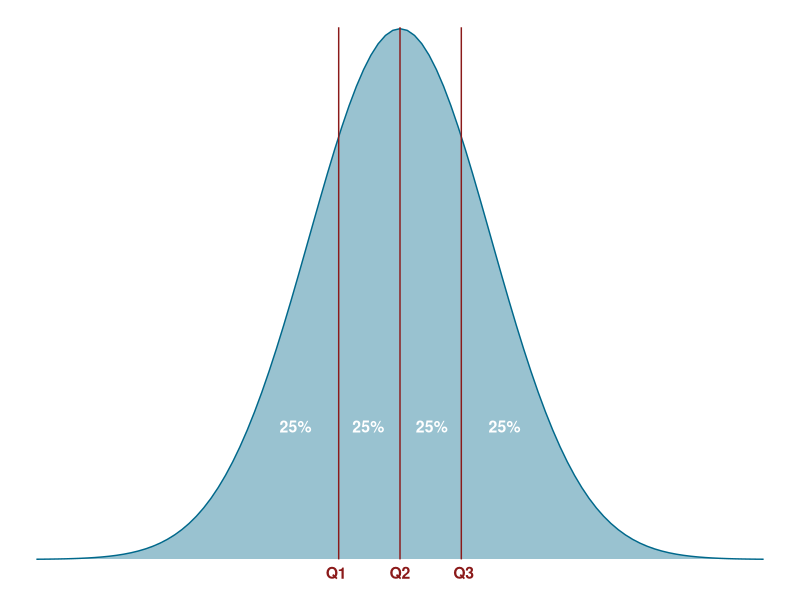

Write R code to recreate this figure. (Note: this script raises an error after producing the figure.)
## ---- chunk 1
library(dplyr)
library(tibble)
library(forcats)
library(ggplot2)
## ---- chunk 2
# cria um conjunto de idades (anos)
idade <- c(45, 10, 12, 27, 32, 18, 30)
# cria um conjunto de pesos (kg)
peso  <- c(70,  6,  8, 66, 72, 68, NA)

df <- tibble(idade, peso)
## ---- chunk 3
# calcula a média aritmética da idade num vetor
mean(idade)
## ---- chunk 4
# calcula a média do peso, sem retirar os NA (o R não consegue calcular)
mean(peso)
## ---- chunk 5
# calcula a média do peso, retirando os NA
mean(peso, na.rm = TRUE)
## ---- chunk 6
# calcula a média do peso, retirando os NA, usando a tibble criada
mean(df$peso, na.rm = TRUE)
## ---- chunk 7
# a função min calcular o valor mínimo do conjunto numérico indicado como argumento
min(df$idade)
## ---- chunk 8
# a função max calcular o  o valor máximo do conjunto numérico indicado como argumento
max(df$idade)
## ---- chunk 9
ggplot(NULL, aes(c(-4,+4))) + 
  geom_density(stat = "function", 
        fun = dnorm, 
        args = list(mean = 0, sd = 1), 
        col="deepskyblue4", 
        fill = "deepskyblue4", 
        alpha=0.4, 
        xlim = c(-4,+4)) + 
  geom_segment(aes(x =  c(-0.6744898, 0, 0.6744898), y = 0, xend =  c(-0.6744898, 0, 0.6744898), yend = 0.4), colour = "firebrick4") +
  annotate("text", 
           x =   c( -0.7, 0,    0.7), 
           y =   c( -0.01, -0.01, -0.01), 
           label = c("Q1", "Q2", "Q3"),
           color = "firebrick4",
           size=4 , 
           angle=0, 
           fontface="bold") +
   annotate("text", 
            x =     c( -1.15, -0.35,   0.35,   1.15), 
            y =     c( 0.1,    0.1,    0.1,    0.1), 
            label = c("25%",  "25%",  "25%",  "25%") , 
            color="white", 
            size=4 , 
            angle=0, 
            fontface="bold") +
    theme_void() 
## ---- chunk 10
# calcula os quartis 25% (1º), 50% (2º) e 75% (3º)
quantile(df$idade)
## ---- chunk 11
quantile(df$idade, 0.25)
## ---- chunk 12
quantile(df$idade, 0.10)
## ---- chunk 13
quantile(df$peso, 0.25, na.rm = TRUE)
## ---- chunk 14
# a função range retornao valor mínimo e máximo do conjunto numérico indicado como argumento
range(df$idade)
## ---- chunk 15
# a função diff calcula a diferença entre os valores indicados como argumentos, nesse caso, a amplitude (máximo - mínimo) da idade
diff(range(df$idade))
## ---- chunk 16
# calcula a amplitude interquartil
IQR(df$idade)
## ---- chunk 17
# criando um vetor de dados distribuidos de frorma normal com 100 elementos
set.seed(1)
n=100
x <- rnorm(n)
## ---- chunk 18
# Calculando a variância com a correção de bessel
# Ou seja, calculando a estimativa do variância da população a partir de uma amostra
 var(x) 

# Calculando a variância sem a correção de bessel
# nesse caso precisamos multiplicar o resultado por (n-1)/n
var(x) * ((n-1)/n)
## ---- chunk 19
# Calculando o desvio padrão com a correção de bessel
# Ou seja, calculando a estimativa do desvio da população a partir de uma amostra
sd(x) 

# calculando o desvio padrão sem a correção de bessel
# nesse caso precisamos multiplicar o resultado por sqrt((n-1)/n)
 sd(x) * sqrt((n-1)/n) # população
## ---- chunk 20
by(data =  mtcars, INDICES =  mtcars$am, FUN =   summary)
## ---- chunk 21
by(mtcars, mtcars$am, summary)
## ---- chunk 22
knitr::include_graphics("images/mtcars.png")
## ---- chunk 23
str(mtcars)
## ---- chunk 24
summary(mtcars)
## ---- chunk 25
mtcars$cyl  <- as.factor(mtcars$cyl)
mtcars$am   <- as.factor(mtcars$am)
mtcars$vs   <- as.factor(mtcars$vs)
mtcars$gear <- as.factor(mtcars$gear)
mtcars$carb <- as.factor(mtcars$carb)
## ---- chunk 26
summary(mtcars)
## ---- chunk 27
# Criando o data frame com 15 pacientes
df <- tibble(paciente = 1:15,
             exercicio = c("Sedentário", "Moderado", "Intenso", 
                           "Moderado", "Sedentário", "Intenso", 
                           "Sedentário", "Moderado", "Intenso", 
                           "Moderado", "Sedentário", "Intenso", 
                           "Sedentário", "Moderado", "Intenso"),
             nivel_glicose = c(150, 130, 110, 140, 160, 100, 
                               155, 135, 115, 145, 165, 105, 
                               158, 138, 112))

df
## ---- chunk 28
# Usando group_by() para calcular a média dos níveis de glicose por grupo de exercício
result_exercicio <- df |>
  group_by(exercicio) |>
  summarise(mean_glicose = mean(nivel_glicose))

result_exercicio
## ---- chunk 29
# Carregar o dataset mtcars
data(mtcars)

# Estratificar os dados segundo a variável "am" e calcular estatísticas resumidas
mtcars_analysis <- mtcars |>
  group_by(am) |>
  summarise(mean_mpg = mean(mpg),          # Média de milhas por galão
            mean_hp = mean(hp),            # Média de potência
            mean_wt = mean(wt),            # Média de peso
            mean_qsec = mean(qsec),        # Média de tempo no quarto de milha
            count = n())                   # Contagem de carros em cada grupo

# Exibir o resultado
mtcars_analysis
## ---- chunk 30
knitr::include_graphics(rep("images/cut1.png", 1))
## ---- chunk 31
knitr::include_graphics(rep("images/cut2.png", 1))
## ---- chunk 32
data(mpg) # carregando o dataset mpg na memória
mpg$cty_cat <- cut(mpg$cty,
                   breaks=c(-Inf, 15, 20, Inf),
                   labels=c("0","1", "2"))
## ---- chunk 33
class(mpg$cty_cat)
## ---- chunk 34
mpg$cty_cat <- cut(mpg$cty,                  
                   breaks=c(-Inf, 15, 20, Inf),                  
                   labels=c("0","1", "2"),                  
                   ordered_result = TRUE)
## ---- chunk 35
class(mpg$cty_cat)
## ---- chunk 36
unique(mpg$cty_cat)
## ---- chunk 37
mpg <- mpg |>
  mutate(cty_cat = fct_recode(cty_cat,
                            "0 a 15 milhas com um galão" = "0",
                            "15 a 30 milhas com um galão" = "1",
                            "Mais de 30 Milhas com um galão" = "2"))
## ---- chunk 38
table(mpg$cty_cat)
## ---- chunk 39
mpg |> count(cty_cat)
## ---- chunk 40
mpg$hwy_cat <- ifelse(mpg$hwy<20, "BEBEMUITO", "ECONOMICO")
table(mpg$hwy_cat)
## ---- chunk 41
mpg$hwy_cat <- ifelse(mpg$hwy<20, 0, 1)
table(mpg$hwy_cat)
## ---- chunk 42
mpg$hwy_cat <- ifelse(mpg$hwy<20, "0", "1")
table(mpg$hwy_cat)
## ---- chunk 43
mpg$hwy_cat <- as.factor(ifelse(mpg$hwy<20, "BEBEMUITO", "ECONOMICO"))
table(mpg$hwy_cat)
